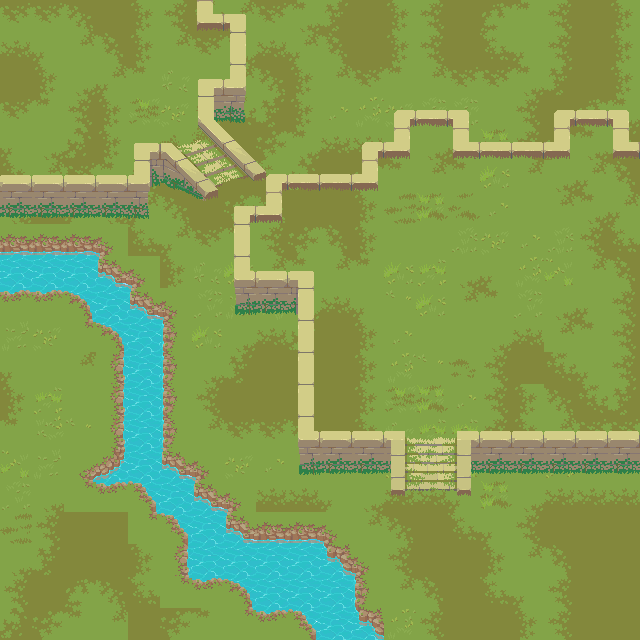

This game map was drawn from its Tiled (.tmx) file and the tilesets committed beside it. A one-line description and the full map source follow:
An orthogonal 20x20 tile map with 32x32 px tiles, 4 tile layers (terrain0, terrain1, walls, stairs), 3 tilesets.

<map version="1.10" tiledversion="1.11.2" orientation="orthogonal" renderorder="right-down" width="20" height="20" tilewidth="32" tileheight="32" infinite="0" nextlayerid="5" nextobjectid="1">
 <editorsettings>
  <export target="map01.lua" format="lua" />
 </editorsettings>
 <tileset firstgid="1" name="Tileset-Terrain2" tilewidth="32" tileheight="32" tilecount="504" columns="36">
  <image source="../../../EPIC RPG World Pack/Tilesets/Tileset-Terrain2.png" width="1152" height="448" />
 </tileset>
 <tileset firstgid="505" name="Water-Animated" tilewidth="32" tileheight="32" tilecount="261" columns="29">
  <image source="../../../EPIC RPG World Pack/Tilesets/Tileset-Animated Terrains-8 frames-.png" width="928" height="288" />
 </tileset>
 <tileset firstgid="766" name="Walls" tilewidth="32" tileheight="32" tilecount="70" columns="10">
  <image source="../../../EPIC RPG World Pack/Tilesets/wall-8 - 2 tiles tall-transparency.png" width="320" height="224" />
 </tileset>
 <layer id="1" name="terrain0" width="20" height="20">
  <data encoding="csv">
18,18,18,18,18,18,18,18,18,18,18,18,18,18,18,18,18,18,18,18,
18,18,18,18,18,18,18,18,18,18,18,18,18,18,18,18,18,18,18,18,
18,18,18,18,18,18,18,18,18,18,18,18,18,18,18,18,18,18,18,18,
18,18,18,18,18,18,18,18,18,18,18,18,18,18,18,18,18,18,18,18,
18,18,18,18,18,18,18,18,18,18,18,18,18,18,18,18,18,18,18,18,
18,18,18,18,18,18,18,18,18,18,18,18,18,18,18,18,18,18,18,18,
18,18,18,18,18,18,18,18,18,18,18,18,18,18,18,18,18,18,18,18,
18,18,18,18,18,18,18,18,18,18,18,18,18,18,18,18,18,18,18,18,
18,18,18,18,18,18,18,18,18,18,18,18,18,18,18,18,18,18,18,18,
18,18,18,18,18,18,18,18,18,18,18,18,18,18,18,18,18,18,18,18,
18,18,18,18,18,18,18,18,18,18,18,18,18,18,18,18,18,18,18,18,
18,18,18,18,18,18,18,18,18,18,18,18,18,18,18,18,18,18,18,18,
18,18,18,18,18,18,18,18,18,18,18,18,18,18,18,18,18,18,18,18,
18,18,18,18,18,18,18,18,18,18,18,18,18,18,18,18,18,18,18,18,
18,18,18,18,18,18,18,18,18,18,18,18,18,18,18,18,18,18,18,18,
18,18,18,18,18,18,18,18,18,18,18,18,18,18,18,18,18,18,18,18,
18,18,18,18,18,18,18,18,18,18,18,18,18,18,18,18,18,18,18,18,
18,18,18,18,18,18,18,18,18,18,18,18,18,18,18,18,18,18,18,18,
18,18,18,18,18,18,18,18,18,18,18,18,18,18,18,18,18,18,18,18,
18,18,18,18,18,18,18,18,18,18,18,18,18,18,18,18,18,18,18,18
</data>
 </layer>
 <layer id="2" name="terrain1" width="20" height="20">
  <data encoding="csv">
21,21,22,0,91,95,127,23,21,19,131,0,91,95,0,20,56,95,0,91,
165,128,58,59,91,58,21,19,165,23,59,0,91,95,0,164,128,95,0,91,
0,91,130,23,56,235,130,23,22,91,58,21,56,58,21,21,19,131,0,91,
21,56,95,91,272,203,95,127,131,91,163,200,203,239,239,93,95,0,20,19,
128,130,166,91,130,128,95,0,55,19,165,165,128,130,128,271,95,20,19,131,
91,58,21,56,95,164,131,0,164,166,0,20,56,58,56,273,58,130,23,59,
19,165,128,130,23,22,0,55,22,0,0,91,92,271,57,163,93,58,19,23,
95,0,91,95,164,23,21,56,95,55,59,91,93,93,237,203,163,237,95,164,
55,21,56,131,0,91,235,273,58,56,58,56,273,275,130,128,200,274,58,59,
56,271,95,0,20,56,239,236,238,130,165,128,167,273,58,56,239,130,128,95,
236,203,95,0,91,200,273,130,165,166,0,91,163,93,93,130,165,58,56,95,
128,93,58,59,164,128,130,131,0,0,0,91,200,167,94,95,0,127,128,95,
91,275,93,95,0,91,95,0,0,0,0,91,272,271,163,95,91,22,127,131,
56,201,167,95,20,56,58,21,21,22,0,91,235,275,275,95,91,58,21,21,
274,236,93,95,91,93,239,203,163,58,21,56,275,273,274,58,56,275,201,167,
239,130,165,131,91,273,199,130,165,165,128,130,165,165,128,271,130,165,165,165,
92,95,0,0,91,239,130,166,0,55,56,58,22,0,164,128,95,0,0,0,
130,131,0,0,91,130,166,0,0,91,163,274,95,0,0,91,58,59,0,0,
95,0,20,22,164,166,55,59,55,56,239,275,58,59,0,164,128,95,0,0,
166,55,56,58,0,55,56,58,56,239,272,273,200,95,0,0,91,95,0,0
</data>
 </layer>
 <layer id="3" name="walls" width="20" height="20">
  <data encoding="csv">
0,0,0,0,0,0,779,780,0,0,0,0,0,0,0,0,0,0,0,0,
0,0,0,0,0,0,0,790,0,0,0,0,0,0,0,0,0,0,0,0,
0,0,0,0,0,0,799,800,0,0,0,0,0,0,0,0,0,0,0,0,
0,0,0,0,0,0,0,810,0,0,0,0,767,768,769,0,0,767,768,769,
0,0,0,0,799,0,0,0,0,0,0,767,777,0,779,768,768,777,0,779,
808,808,808,808,809,0,0,0,767,768,768,777,0,0,0,0,0,0,0,0,
818,818,818,818,819,0,0,776,777,0,0,0,0,0,0,0,0,0,0,0,
0,0,0,0,0,0,0,786,0,0,0,0,0,0,0,0,0,0,0,0,
0,0,0,0,0,0,0,796,808,811,0,0,0,0,0,0,0,0,0,0,
0,0,0,0,0,0,0,806,818,821,0,0,0,0,0,0,0,0,0,0,
0,0,0,0,0,0,0,0,0,786,0,0,0,0,0,0,0,0,0,0,
0,0,0,0,0,0,0,0,0,786,0,0,0,0,0,0,0,0,0,0,
0,0,0,0,0,0,0,0,0,786,0,0,0,0,0,0,0,0,0,0,
0,0,0,0,0,0,0,0,0,796,808,808,0,0,0,808,808,808,808,808,
0,0,0,0,0,0,0,0,0,806,818,818,0,0,0,818,818,818,818,818,
0,0,0,0,0,0,0,0,0,0,0,0,0,0,0,0,0,0,0,0,
0,0,0,0,0,0,0,0,0,0,0,0,0,0,0,0,0,0,0,0,
0,0,0,0,0,0,0,0,0,0,0,0,0,0,0,0,0,0,0,0,
0,0,0,0,0,0,0,0,0,0,0,0,0,0,0,0,0,0,0,0,
0,0,0,0,0,0,0,0,0,0,0,0,0,0,0,0,0,0,0,0
</data>
 </layer>
 <layer id="4" name="stairs" width="20" height="20">
  <data encoding="csv">
0,0,0,0,0,0,0,0,0,0,0,0,0,0,0,0,0,0,0,0,
0,0,0,0,0,0,0,0,0,0,0,0,0,0,0,0,0,0,0,0,
0,0,0,0,0,0,0,0,0,0,0,0,0,0,0,0,0,0,0,0,
0,0,0,0,0,14,15,16,0,0,0,0,0,0,0,0,0,0,0,0,
0,0,0,0,0,50,51,52,0,0,0,0,0,0,0,0,0,0,0,0,
0,0,0,0,0,86,87,88,89,0,0,0,0,0,0,0,0,0,0,0,
0,0,0,0,0,122,123,124,0,0,0,0,0,0,0,0,0,0,0,0,
710,710,710,680,0,0,0,0,0,0,0,0,0,0,0,0,0,0,0,0,
534,534,534,709,680,0,0,0,0,0,0,0,0,0,0,0,0,0,0,0,
594,594,595,534,709,680,0,0,0,0,0,0,0,0,0,0,0,0,0,0,
0,0,717,595,534,650,0,0,0,0,0,0,0,0,0,0,0,0,0,0,
0,0,0,654,534,650,0,0,0,0,0,0,0,0,0,0,0,0,0,0,
0,0,0,654,534,650,0,0,0,0,0,0,0,0,0,0,0,0,0,0,
0,0,0,654,534,650,0,0,0,0,0,155,156,157,158,159,0,0,0,0,
0,0,597,627,534,709,680,0,0,0,0,191,192,193,194,195,0,0,0,0,
0,0,717,594,625,534,709,680,0,0,0,227,228,229,230,231,0,0,0,0,
0,0,0,0,717,625,534,709,710,710,680,0,0,0,0,0,0,0,0,0,
0,0,0,0,0,654,534,534,534,534,679,680,0,0,0,0,0,0,0,0,
0,0,0,0,0,717,594,595,534,534,534,650,0,0,0,0,0,0,0,0,
0,0,0,0,0,0,0,717,594,688,534,679,0,0,0,0,0,0,0,0
</data>
 </layer>
</map>
